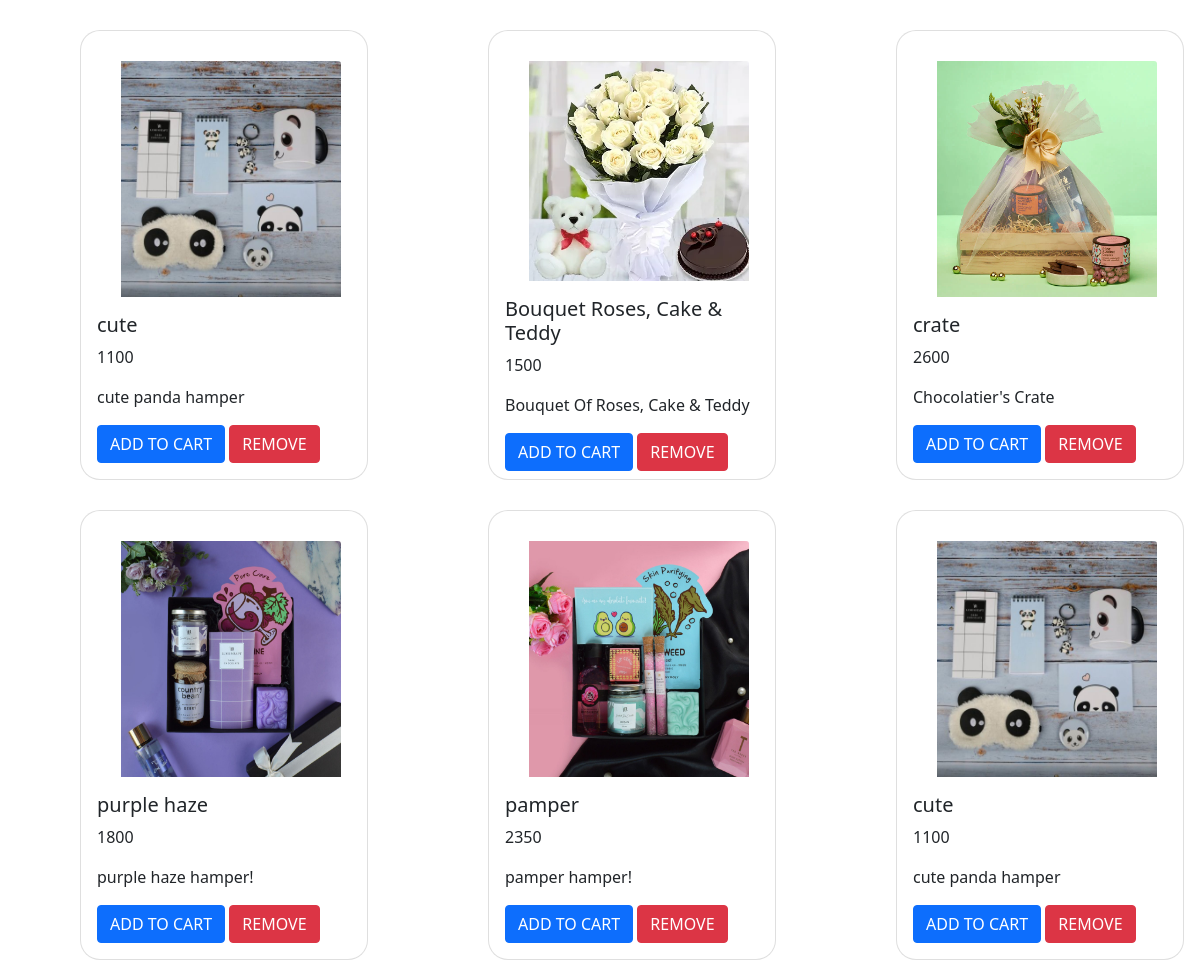
/gifapp/wishdis/ (signed in), run on the app's committed database.
### gifapp/models.py (models this page shows, shortened)
class wishlistmodel(models.Model):
    uid=models.IntegerField()
    proname = models.CharField(max_length=30)
    proprice = models.IntegerField()
    prodes = models.CharField(max_length=30)
    prfile = models.ImageField()

### gifapp/views.py (the view)
# urls.py: path('wishdis/',displaywishlist),
def displaywishlist(request):
    uid=request.session['id']
    a =wishlistmodel.objects.all()
    image = []
    name = []
    price=[]
    description=[]
    id=[]
    useri = []
    for i in a:
        id1=i.id
        id.append(id1)
        im = i.prfile
        image.append(str(im).split('/')[-1])
        nm = i.proname
        name.append(nm)
        pr=i.proprice
        price.append(pr)
        pd=i.prodes
        description.append(pd)
        ui = i.uid
        useri.append(ui)
    mylist=zip(image, name,price,description,id,useri)
    return render(request, 'wishlist.html', {'mylist': mylist,'uid':uid})

### gifapp/templates/wishlist.html (shortened to what this page needs)
<!DOCTYPE html>
<html lang="en">
{% load static %}
<head>
  <link href="https://cdn.jsdelivr.net/npm/bootstrap@5.0.2/dist/css/bootstrap.min.css" rel="stylesheet">
</head>
<body>
<div class="row">
{% for i,j,k,l,m,n in mylist %}
  {% if uid == n %}
  <div class="col-4">
<div class="card" style="width: 18rem;height:450px;border-radius:20px;margin-left:80px;margin-top:30px;">
  <img src="{% static i %}" style="width: 260px;height:250px;margin-top:30px;padding-left:40px;" class="card-img-top" class="card-img-top" alt="...">
  <div class="card-body">
    <h5 class="card-title">{{j}}</h5>
    <p class="card-text">{{k}}</p>
    <p>{{l}}</p>
    <a href="http://127.0.0.1:8000/gifapp/addcart/{{m}}" class="btn btn-primary">ADD TO CART</a>
    <a href="http://127.0.0.1:8000/gifapp/wishremove/{{m}}" class="btn btn-danger">REMOVE</a>
  </div>
</div>
    </div>
  {% endif %}
{% endfor %}
  </div>
</body>
</html>

### data on the page
wishlistmodel: mylist "cute", mylist "cute panda hamper"
wishlistmodel: mylist "Bouquet Roses, Cake & Teddy", mylist "Bouquet Of Roses, Cake & Teddy"
wishlistmodel: mylist "crate", mylist "Chocolatier's Crate"
wishlistmodel: mylist "purple haze", mylist "purple haze hamper!"
wishlistmodel: mylist "pamper", mylist "pamper hamper!"
wishlistmodel: mylist "cute", mylist "cute panda hamper"

### other printed values
{{ k }} "1100" "1500" "2600" "1800" "2350" "1100"
